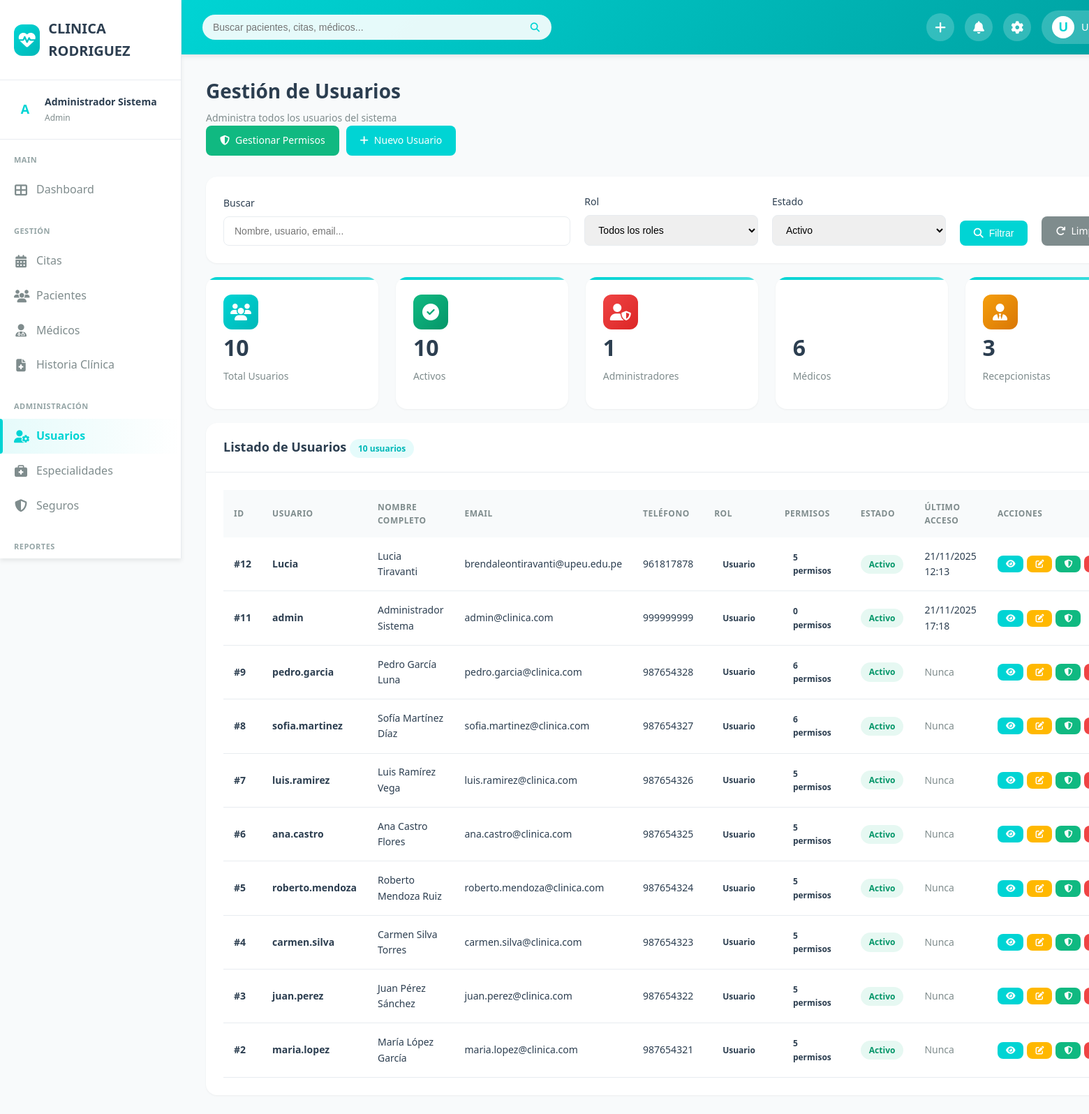
The app's page /usuarios.php (signed in) with its own data.
### tables this page shows
CREATE TABLE `usuarios` (
  `id` int(11) NOT NULL,
  `username` varchar(50) NOT NULL,
  `password` varchar(255) NOT NULL,
  `nombre` varchar(100) NOT NULL,
  `apellido` varchar(100) NOT NULL,
  `email` varchar(100) NOT NULL,
  `telefono` varchar(20) DEFAULT NULL,
  `rol` enum('admin','medico','recepcionista') NOT NULL,
  `estado` enum('activo','inactivo') DEFAULT 'activo',
  `fecha_creacion` timestamp NOT NULL DEFAULT current_timestamp(),
  `ultimo_acceso` datetime DEFAULT NULL
);

### includes/functions.php (called while the page is built, shortened)
<?php
function getUserId() {
    return $_SESSION['user_id'] ?? null;
}
?>

### public/usuarios.php (the view, shortened to what this page needs)
<?php
require_once '../includes/functions.php';
$database = new Database();
$db = $database->getConnection();
$busqueda = $_GET['busqueda'] ?? '';
$estado_filtro = $_GET['estado'] ?? 'activo';
$query = "SELECT u.*,
          (SELECT COUNT(*) FROM usuario_permisos WHERE usuario_id = u.id) as total_permisos
          FROM usuarios u
          WHERE 1=1";
$params = [];
if ($estado_filtro) {
    $query .= " AND u.estado = :estado";
    $params[':estado'] = $estado_filtro;
}
$query .= " ORDER BY u.id DESC";
$stmt = $db->prepare($query);
foreach ($params as $key => $value) {
    $stmt->bindValue($key, $value);
}
$stmt->execute();
$usuarios = $stmt->fetchAll(PDO::FETCH_ASSOC);
$query_stats = "SELECT
                COUNT(*) as total,
                SUM(CASE WHEN estado = 'activo' THEN 1 ELSE 0 END) as activos,
                SUM(CASE WHEN rol = 'admin' THEN 1 ELSE 0 END) as admins,
                SUM(CASE WHEN rol = 'medico' THEN 1 ELSE 0 END) as medicos,
                SUM(CASE WHEN rol = 'recepcionista' THEN 1 ELSE 0 END) as recepcionistas
                FROM usuarios";
$stmt_stats = $db->query($query_stats);
$stats = $stmt_stats->fetch(PDO::FETCH_ASSOC);
?>
<!DOCTYPE html>
<html lang="es">
<head>
    <link rel="stylesheet" href="css/styles.css">
    <link rel="stylesheet" href="https://cdnjs.cloudflare.com/ajax/libs/font-awesome/6.4.0/css/all.min.css">
</head>
<body>
    <div class="main-wrapper">
        <?php include '../includes/sidebar.php'; ?>
        <div class="main-content">
            <?php include '../includes/header.php'; ?>
            <div class="dashboard-content">
                <div class="page-header">
                    <div>
                        <h1 class="page-title">Gestión de Usuarios</h1>
                        <p class="page-subtitle">Administra todos los usuarios del sistema</p>
                    </div>
                    <div style="display: flex; gap: 10px;">
                        <a href="permisos.php" class="btn btn-success">
                            <i class="fas fa-shield-alt"></i> Gestionar Permisos
                        </a>
                        <a href="nuevo-usuario.php" class="btn btn-primary">
                            <i class="fas fa-plus"></i> Nuevo Usuario
                        </a>
                    </div>
                </div>
                <div class="card mb-2">
                    <div class="card-body">
                        <form method="GET" action="usuarios.php" class="d-flex gap-2" style="align-items: flex-end; flex-wrap: wrap;">
                            <div class="form-group" style="margin-bottom: 0; flex: 2; min-width: 250px;">
                                <label class="form-label">Buscar</label>
                                <input type="text" name="busqueda" class="form-control"
                                       placeholder="Nombre, usuario, email..."
                                       value="<?php echo htmlspecialchars($busqueda); ?>">
                            </div>
                            <div class="form-group" style="margin-bottom: 0; flex: 1; min-width: 150px;">
                                <label class="form-label">Rol</label>
                                <select name="rol" class="form-control">
                                    <option value="">Todos los roles</option>
                                </select>
                            </div>
                            <div class="form-group" style="margin-bottom: 0; flex: 1; min-width: 150px;">
                                <label class="form-label">Estado</label>
                                <select name="estado" class="form-control">
                                    <option value="activo" <?php echo $estado_filtro === 'activo' ? 'selected' : ''; ?>>Activo</option>
                                </select>
                            </div>
                            <button type="submit" class="btn btn-primary" style="margin-bottom: 0;">
                                <i class="fas fa-search"></i> Filtrar
                            </button>
                            <a href="usuarios.php" class="btn btn-secondary" style="margin-bottom: 0;">
                                <i class="fas fa-redo"></i> Limpiar
                            </a>
                        </form>
                    </div>
                </div>
                <div class="stats-grid" style="grid-template-columns: repeat(auto-fit, minmax(180px, 1fr)); margin-bottom: 20px;">
                    <div class="stat-card">
                        <div class="stat-icon primary">
                            <i class="fas fa-users"></i>
                        </div>
                        <div class="stat-value"><?php echo $stats['total']; ?></div>
                        <div class="stat-label">Total Usuarios</div>
                    </div>
                    <div class="stat-card">
                        <div class="stat-icon success">
                            <i class="fas fa-check-circle"></i>
                        </div>
                        <div class="stat-value"><?php echo $stats['activos']; ?></div>
                        <div class="stat-label">Activos</div>
                    </div>
                    <div class="stat-card">
                        <div class="stat-icon danger">
                            <i class="fas fa-user-shield"></i>
                        </div>
                        <div class="stat-value"><?php echo $stats['admins']; ?></div>
                        <div class="stat-label">Administradores</div>
                    </div>
                    <div class="stat-card">
                        <div class="stat-icon info">
                            <i class="fas fa-user-md"></i>
                        </div>
                        <div class="stat-value"><?php echo $stats['medicos']; ?></div>
                        <div class="stat-label">Médicos</div>
                    </div>
                    <div class="stat-card">
                        <div class="stat-icon warning">
                            <i class="fas fa-user-tie"></i>
                        </div>
                        <div class="stat-value"><?php echo $stats['recepcionistas']; ?></div>
                        <div class="stat-label">Recepcionistas</div>
                    </div>
                </div>
                <div class="card">
                    <div class="card-header">
                        <h3 class="card-title">
                            Listado de Usuarios
                            <span class="badge badge-primary"><?php echo count($usuarios); ?> usuarios</span>
                        </h3>
                    </div>
                    <div class="card-body">
                        <?php if (count($usuarios) > 0): ?>
                        <div class="table-container">
                            <table>
                                <thead>
                                    <tr>
                                        <th>ID</th>
                                        <th>Usuario</th>
                                        <th>Nombre Completo</th>
                                        <th>Email</th>
                                        <th>Teléfono</th>
                                        <th>Rol</th>
                                        <th>Permisos</th>
                                        <th>Estado</th>
                                        <th>Último Acceso</th>
                                        <th>Acciones</th>
                                    </tr>
                                </thead>
                                <tbody>
                                    <?php foreach ($usuarios as $usuario): ?>
                                    <tr>
                                        <td><strong>#<?php echo $usuario['id']; ?></strong></td>
                                        <td>
                                            <strong><?php echo htmlspecialchars($usuario['username']); ?></strong>
                                        </td>
                                        <td><?php echo htmlspecialchars($usuario['nombre'] . ' ' . $usuario['apellido']); ?></td>
                                        <td><?php echo htmlspecialchars($usuario['email']); ?></td>
                                        <td><?php echo htmlspecialchars($usuario['telefono'] ?: '-'); ?></td>
                                        <td>
                                            <?php
                                            $rol_badges = [
                                                'admin' => '<span class="badge badge-danger"><i class="fas fa-user-shield"></i> Admin</span>',
                                                'medico' => '<span class="badge badge-primary"><i class="fas fa-user-md"></i> Médico</span>',
                                                'recepcionista' => '<span class="badge badge-warning"><i class="fas fa-user-tie"></i> Recepcionista</span>'
                                            ];
                                            echo $rol_badges[$usuario['rol']] ?? '<span class="badge badge-secondary">Usuario</span>';
                                            ?>
                                        </td>
                                        <td>
                                            <span class="badge badge-info">
                                                <?php echo $usuario['total_permisos']; ?> permisos
                                            </span>
                                        </td>
                                        <td>
                                            <?php if ($usuario['estado'] === 'activo'): ?>
                                                <span class="badge badge-success">Activo</span>
                                            <?php else: ?>
                                                <span class="badge badge-danger">Inactivo</span>
                                            <?php endif; ?>
                                        </td>
                                        <td>
                                            <?php
                                            if ($usuario['ultimo_acceso']) {
                                                echo date('d/m/Y H:i', strtotime($usuario['ultimo_acceso']));
                                            } else {
                                                echo '<span style="color: var(--text-secondary);">Nunca</span>';
                                            }
                                            ?>
                                        </td>
                                        <td>
                                            <div style="display: flex; gap: 5px;">
                                                <button onclick="verUsuario(<?php echo $usuario['id']; ?>)"
                                                        class="btn btn-sm btn-primary" title="Ver Detalle">
                                                    <i class="fas fa-eye"></i>
                                                </button>
                                                <a href="editar-usuario.php?id=<?php echo $usuario['id']; ?>"
                                                   class="btn btn-sm btn-warning" title="Editar">
                                                    <i class="fas fa-edit"></i>
                                                </a>
                                                <a href="permisos-usuario.php?id=<?php echo $usuario['id']; ?>"
                                                   class="btn btn-sm btn-success" title="Gestionar Permisos">
                                                    <i class="fas fa-shield-alt"></i>
                                                </a>
                                                <?php if ($usuario['id'] != getUserId()): ?>
                                                    <?php if ($usuario['estado'] === 'activo'): ?>
                                                    <button onclick="cambiarEstadoUsuario(<?php echo $usuario['id']; ?>, 'inactivo')"
                                                            class="btn btn-sm btn-danger" title="Desactivar">
                                                    </button>
                                                    <?php endif; ?>
                                                <?php endif; ?>
                                            </div>
                                        </td>
                                    </tr>
                                    <?php endforeach; ?>
                                </tbody>
                            </table>
                        </div>
                        <?php endif; ?>
                    </div>
                </div>
            </div>
        </div>
    </div>
</body>
</html>

### records on screen
usuarios: id "12", username "Lucia", nombre+apellido "Lucia Tiravanti", email "brendaleontiravanti@upeu.edu.pe", telefono "961817878", rol "Usuario", total_permisos "5", estado "Activo", ultimo_acceso "21/11/2025 12:13"
usuarios: id "11", username "admin", nombre+apellido "Administrador Sistema", email "admin@clinica.com", telefono "999999999", rol "Usuario", total_permisos "0", estado "Activo", ultimo_acceso "21/11/2025 17:18"
usuarios: id "9", username "pedro.garcia", nombre+apellido "Pedro García Luna", email "pedro.garcia@clinica.com", telefono "987654328", rol "Usuario", total_permisos "6", estado "Activo", shows "Nunca"
usuarios: id "8", username "sofia.martinez", nombre+apellido "Sofía Martínez Díaz", email "sofia.martinez@clinica.com", telefono "987654327", rol "Usuario", total_permisos "6", estado "Activo", shows "Nunca"
usuarios: id "7", username "luis.ramirez", nombre+apellido "Luis Ramírez Vega", email "luis.ramirez@clinica.com", telefono "987654326", rol "Usuario", total_permisos "5", estado "Activo", shows "Nunca"
usuarios: id "6", username "ana.castro", nombre+apellido "Ana Castro Flores", email "ana.castro@clinica.com", telefono "987654325", rol "Usuario", total_permisos "5", estado "Activo", shows "Nunca"
usuarios: id "5", username "roberto.mendoza", nombre+apellido "Roberto Mendoza Ruiz", email "roberto.mendoza@clinica.com", telefono "987654324", rol "Usuario", total_permisos "5", estado "Activo", shows "Nunca"
usuarios: id "4", username "carmen.silva", nombre+apellido "Carmen Silva Torres", email "carmen.silva@clinica.com", telefono "987654323", rol "Usuario", total_permisos "5", estado "Activo", shows "Nunca"
usuarios: id "3", username "juan.perez", nombre+apellido "Juan Pérez Sánchez", email "juan.perez@clinica.com", telefono "987654322", rol "Usuario", total_permisos "5", estado "Activo", shows "Nunca"
usuarios: id "2", username "maria.lopez", nombre+apellido "María López García", email "maria.lopez@clinica.com", telefono "987654321", rol "Usuario", total_permisos "5", estado "Activo", shows "Nunca"

### other values on screen
substr($user_name, 0, 1) "A"
$user_name . ' ' . $user_apellido "Administrador Sistema"
$user_role "Admin"
substr($nombre, 0, 1) "U"
$stats['total'] "10"
$stats['activos'] "10"
$stats['admins'] "1"
$stats['medicos'] "6"
$stats['recepcionistas'] "3"
count($usuarios) "10"
